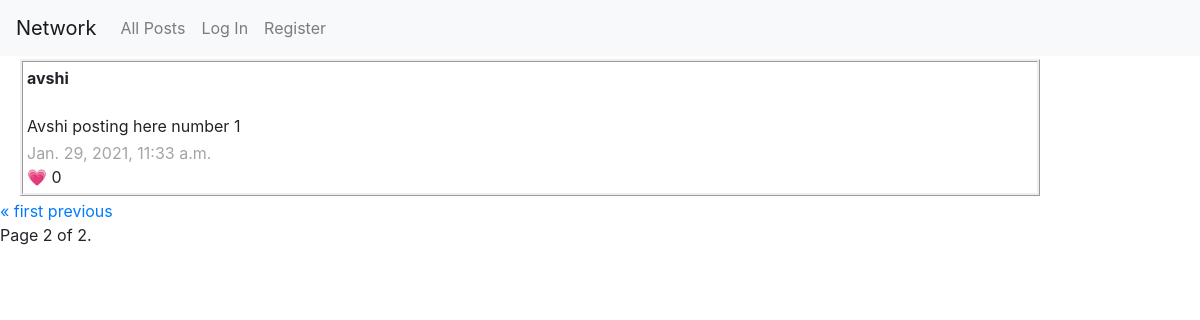
Screenshot of /?page=2 with the database file from the repository.
### network/models.py (models this page shows, shortened)
class Post(models.Model):
    user = models.ForeignKey(User, on_delete=models.CASCADE, related_name="poster")
    content = models.CharField(max_length=256)
    timestamp = models.DateTimeField(auto_now_add=True)
    likes = models.IntegerField(default=0)

class User(AbstractUser):
    follows_this_many = models.IntegerField(default=0)
    followed_by_this_many = models.IntegerField(default=0)

### network/views.py (the view)
# urls.py: path("", views.index, name="index"),
def index(request):
    posts = Post.objects.all()
    posts = posts.order_by("-timestamp").all()
    paginator = Paginator(posts, 10)
    page_number = request.GET.get('page')
    page_obj = paginator.get_page(page_number)
    return render(request, "network/index.html", {
        'form': NewPostForm(),
        'page_obj': page_obj,
    })

### network/templates/network/index.html (shortened to what this page needs)
{% extends "network/layout.html" %}
{% block body %}
    {% for post in page_obj %}
        <div class="post-list">
            <div><strong>{{ post.user }}</strong></div>
            <br>
            <div class="post-content">{{ post.content }}</div>
            <div class="post-timestamp">{{ post.timestamp }}</div>
            <div>&#128151; {{ post.likes }}</div>
        </div>
    {% endfor %}
    <div class="pagination">
        <span class="step-links">
            {% if page_obj.has_previous %}
                <a href="?page=1">&laquo; first</a>
                <a href="?page={{ page_obj.previous_page_number }}">previous</a>
            {% endif %}
            <div class="current">
                Page {{ page_obj.number }} of {{ page_obj.paginator.num_pages }}.
            </div>
        </span>
    </div>
{% endblock %}

### network/static/network/styles.css (style rules this page uses)
.post-list { border-style: ridge; margin:3px; padding: 4px; width: 85%; margin-left: 20px; }
.post-timestamp { color: rgb(162, 165, 162); }
.post-content { margin-bottom: 3px; }

### rows the page displays
Post: user "avshi", content "Avshi posting here number 1", timestamp "Jan. 29, 2021, 11:33 a.m.", likes "0"

### other values shown
{{ page_obj.number }} "2"
{{ page_obj.paginator.num_pages }} "2"
